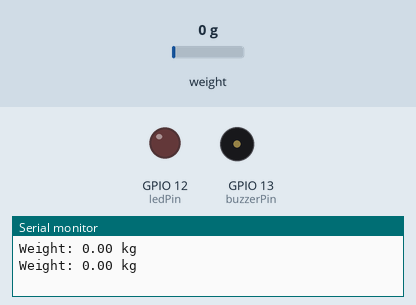
The sketch below on a simulated ESP32. Parts: output pins drawn as LEDs (lit = HIGH), buzzer (waves = sounding), the last lines printed to the serial monitor. The test bench sets the inputs (shaded band); at power-on: weight on the scale 0 g.

Above: at 2.0 s.
2.1 s: weight on the scale set to 32 g
3.6 s: weight on the scale set to 39 g
At 5.4 s:
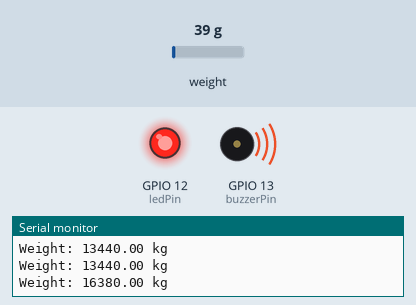
Timing chart, 0 to 6.9 s (numbered marks = the images above; inputs shaded):
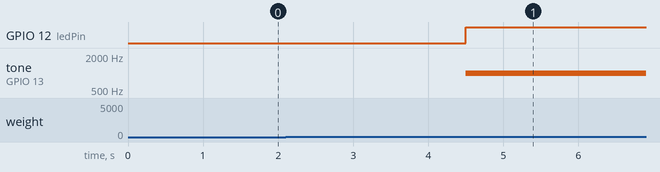

Measured:
- the behaviour switches between 35 and 36 g on weight on the scale (found by bisection; images 0 and 1)
- after the input at 3.6 s, GPIO 12 (ledPin): LOW → HIGH after 0.90 s; tone on GPIO 13 (buzzerPin): silent → 1000 Hz after 0.90 s

The sketch:

sketch.ino
```cpp
#include "HX711.h"

// HX711 pin configuration
const int loadCellDoutPin = 4;
const int loadCellSckPin = 5;

// LED ve Buzzer pinleri
const int ledPin = 12;
const int buzzerPin = 13;

// Basınç eşiği (30 kg)
const float threshold = 3000.0;

HX711 scale;

void setup() {
  Serial.begin(115200);
  scale.begin(loadCellDoutPin, loadCellSckPin);

  pinMode(ledPin, OUTPUT);
  pinMode(buzzerPin, OUTPUT);

  // Başlangıçta LED ve Buzzer kapalı
  digitalWrite(ledPin, LOW);
  digitalWrite(buzzerPin, LOW);
}

void loop() {
  if (scale.is_ready()) {
    float weight = scale.get_units(); // Ağırlığı oku
    Serial.print("Weight: ");
    Serial.print(weight);
    Serial.println(" kg");

    if (weight > 15000) {
      // Eşik değerinin üzerindeyse LED'i yak ve Buzzer'ı öttür
      digitalWrite(ledPin, HIGH);
      tone(buzzerPin, 1000); // Buzzer'ı 1000 Hz frekansta öttür
    } else {
      // Eşik değerinin altında ise LED'i kapat ve Buzzer'ı kapat
      digitalWrite(ledPin, LOW);
      noTone(buzzerPin);
    }
  } else {
    Serial.println("HX711 not found.");
  }
  delay(1000);
}
```
